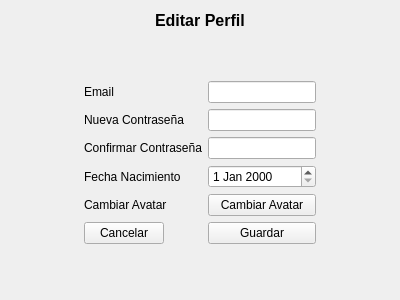
<?xml version="1.0" encoding="UTF-8"?>
<ui version="4.0">
 <class>PantallaPerfil</class>
 <widget class="QWidget" name="PantallaPerfil">
  <property name="geometry">
   <rect>
    <x>0</x>
    <y>0</y>
    <width>400</width>
    <height>300</height>
   </rect>
  </property>
  <property name="windowTitle">
   <string>Form</string>
  </property>
  <layout class="QGridLayout" name="gridLayout">
   <item row="3" column="0">
    <spacer name="horizontalSpacer">
     <property name="orientation">
      <enum>Qt::Orientation::Horizontal</enum>
     </property>
     <property name="sizeHint" stdset="0">
      <size>
       <width>40</width>
       <height>20</height>
      </size>
     </property>
    </spacer>
   </item>
   <item row="0" column="1" alignment="Qt::AlignmentFlag::AlignHCenter">
    <widget class="QLabel" name="labelEditarPerfil">
     <property name="font">
      <font>
       <pointsize>12</pointsize>
       <bold>true</bold>
      </font>
     </property>
     <property name="layoutDirection">
      <enum>Qt::LayoutDirection::LeftToRight</enum>
     </property>
     <property name="text">
      <string>Editar Perfil</string>
     </property>
    </widget>
   </item>
   <item row="3" column="1">
    <layout class="QFormLayout" name="formLayout">
     <item row="0" column="0">
      <widget class="QLabel" name="label_2">
       <property name="text">
        <string>Email</string>
       </property>
      </widget>
     </item>
     <item row="0" column="1">
      <widget class="QLineEdit" name="lineEmail"/>
     </item>
     <item row="1" column="0">
      <widget class="QLabel" name="label_3">
       <property name="text">
        <string>Nueva Contraseña</string>
       </property>
      </widget>
     </item>
     <item row="2" column="0">
      <widget class="QLabel" name="label_5">
       <property name="text">
        <string>Confirmar Contraseña</string>
       </property>
      </widget>
     </item>
     <item row="3" column="0">
      <widget class="QLabel" name="label">
       <property name="text">
        <string>Fecha Nacimiento</string>
       </property>
      </widget>
     </item>
     <item row="4" column="0">
      <widget class="QLabel" name="labelAvatarPreview">
       <property name="text">
        <string>Cambiar Avatar</string>
       </property>
      </widget>
     </item>
     <item row="1" column="1">
      <widget class="QLineEdit" name="linePassword"/>
     </item>
     <item row="2" column="1">
      <widget class="QLineEdit" name="linePasswordConfirm"/>
     </item>
     <item row="5" column="1">
      <widget class="QPushButton" name="btnGuardar">
       <property name="text">
        <string>Guardar</string>
       </property>
      </widget>
     </item>
     <item row="5" column="0">
      <widget class="QPushButton" name="btnCancelar">
       <property name="text">
        <string>Cancelar</string>
       </property>
      </widget>
     </item>
     <item row="4" column="1">
      <widget class="QPushButton" name="btnChangeAvatar">
       <property name="text">
        <string>Cambiar Avatar</string>
       </property>
      </widget>
     </item>
     <item row="3" column="1">
      <widget class="QDateEdit" name="dateEditBirth"/>
     </item>
    </layout>
   </item>
   <item row="1" column="1">
    <spacer name="verticalSpacer">
     <property name="orientation">
      <enum>Qt::Orientation::Vertical</enum>
     </property>
     <property name="sizeHint" stdset="0">
      <size>
       <width>20</width>
       <height>40</height>
      </size>
     </property>
    </spacer>
   </item>
   <item row="6" column="1">
    <spacer name="verticalSpacer_2">
     <property name="orientation">
      <enum>Qt::Orientation::Vertical</enum>
     </property>
     <property name="sizeHint" stdset="0">
      <size>
       <width>20</width>
       <height>40</height>
      </size>
     </property>
    </spacer>
   </item>
   <item row="3" column="2">
    <spacer name="horizontalSpacer_2">
     <property name="orientation">
      <enum>Qt::Orientation::Horizontal</enum>
     </property>
     <property name="sizeHint" stdset="0">
      <size>
       <width>40</width>
       <height>20</height>
      </size>
     </property>
    </spacer>
   </item>
  </layout>
 </widget>
 <resources/>
 <connections/>
</ui>
